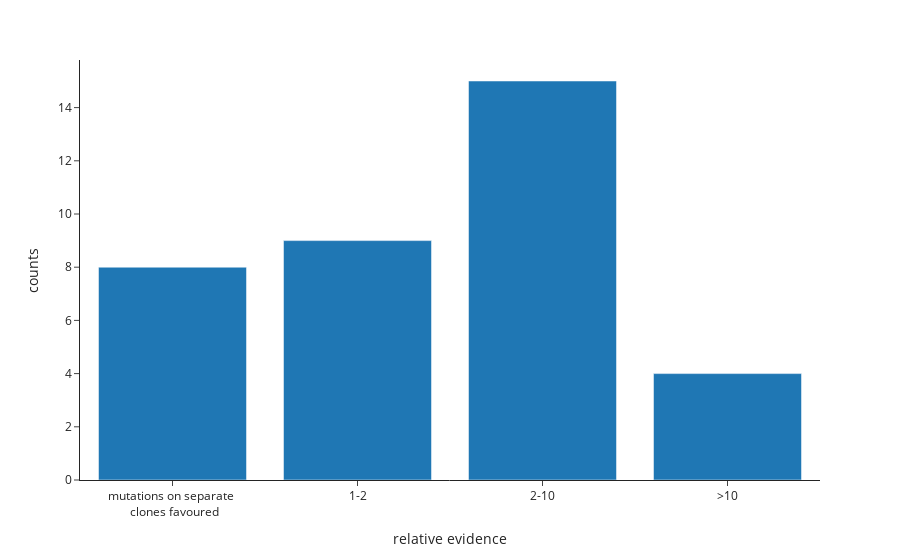

This figure's notebook cell:
### Markdown cell above
# Model evidence

### Code cell
# Create path for exporting
path = f'../Results/LiFT/'
if not os.path.exists(path):
    os.makedirs(path)



difference = []
model_evidence = 0.5
for part in lbc:
    if len(part.clonal_models) > 1:
        model_1 = part.optimal_model
        optimal_weighted = model_1.model_probability*(1 + model_evidence*(len(model_1.clonal_map)-1))
        model_2 = part.clonal_models[-1]
        split_weighted = model_2.model_probability*(1 + model_evidence*(len(model_2.clonal_map)-1))
        difference.append(optimal_weighted/split_weighted)

# create the bins
counts, bins = np.histogram(difference, bins=[1,1.001, 2, 10, 7000])

labels = ['mutations on separate <br> clones favoured', "1-2", "2-10", ">10"]

fig = px.bar(x=labels, y=counts, labels={'x':'relative evidence', 'y':'counts'})
fig.show()
fig.write_image(path + 'model_evidence_comparison_split.png', scale=10)
fig.write_image(path + 'model_evidence_comparison_split.svg')

### Figure 1 — Plotly figure (JSON) as saved in the notebook; plotly's stock layout.template omitted (floating-point values rounded to 4 significant figures)
{"data": [{"alignmentgroup": "True", "hovertemplate": "relative evidence=%{x}<br>counts=%{y}<extra></extra>", "legendgroup": "", "marker": {"color": "#1F77B4", "pattern": {"shape": ""}}, "name": "", "offsetgroup": "", "orientation": "v", "showlegend": false, "textposition": "auto", "type": "bar", "x": ["mutations on separate <br> clones favoured", "1-2", "2-10", ">10"], "xaxis": "x", "y": [8, 9, 15, 4], "yaxis": "y"}], "layout": {"barmode": "relative", "legend": {"tracegroupgap": 0}, "margin": {"t": 60}, "xaxis": {"anchor": "y", "domain": [0, 1], "title": {"text": "relative evidence"}}, "yaxis": {"anchor": "x", "domain": [0, 1], "title": {"text": "counts"}}}}
